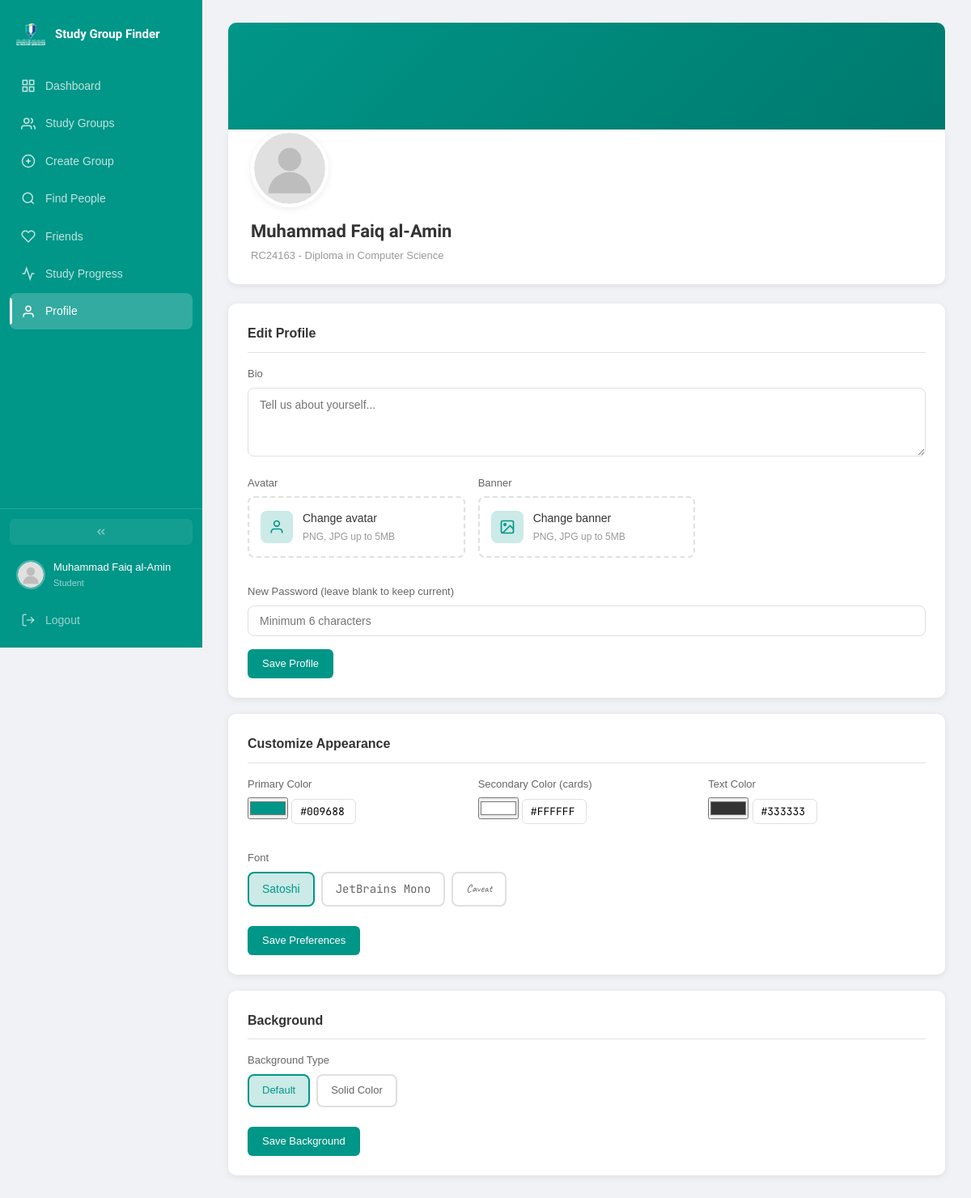
Screenshot of /php/profile/index.php (signed in) with the database file from the repository.
### tables this page shows
CREATE TABLE IF NOT EXISTS users (
    id INT AUTO_INCREMENT PRIMARY KEY,
    matric_id VARCHAR(20) UNIQUE NOT NULL,
    full_name VARCHAR(100) NOT NULL,
    password VARCHAR(255) NOT NULL,
    role ENUM('Student','Admin') DEFAULT 'Student',
    approved TINYINT(1) NOT NULL DEFAULT 1,
    program VARCHAR(100),
    bio TEXT,
    avatar VARCHAR(255),
    banner VARCHAR(255),
    primary_color VARCHAR(7) DEFAULT '#009688',
    secondary_color VARCHAR(7) DEFAULT '#ffffff',
    text_color VARCHAR(7) DEFAULT '#333333',
    font_choice VARCHAR(30) DEFAULT 'Satoshi',
    card_style VARCHAR(20) DEFAULT 'plain',
    bg_type VARCHAR(20) DEFAULT 'default',
    bg_color VARCHAR(7) DEFAULT '#f0f2f5',
    bg_image VARCHAR(255),
    last_active DATETIME,
    banned_until DATETIME,
    ban_reason TEXT,
    muted_until DATETIME,
    created_at TIMESTAMP DEFAULT CURRENT_TIMESTAMP
);

### php/core/auth.php (called while the page is built, shortened)
<?php
function base_url(): string {
    $script = $_SERVER['SCRIPT_NAME'] ?? '';
    $pos = strrpos($script, '/php/');
    if ($pos !== false) {
        return substr($script, 0, $pos);
    }
    return '';
}
function e(?string $val): string {
    return htmlspecialchars($val ?? '', ENT_QUOTES, 'UTF-8');
}
function avatar_url(?string $avatar): string {
    return base_url() . '/css/default_avatar.svg';
}
function banner_url(?string $banner): string {
    return '';
}

### php/profile/index.php (the view, shortened to what this page needs)
<?php
require_once __DIR__ . '/../core/auth.php';
require_once __DIR__ . '/../core/db.php';
require_once __DIR__ . '/../core/layout.php';
$uid = current_user_id();
$stmt = $pdo->prepare('SELECT * FROM users WHERE id = ?');
$stmt->execute([$uid]);
$user = $stmt->fetch();
$banner = banner_url($user['banner']);
?>
<main class="main_content">
    <?php if ($banner): ?>
    <img src="<?= $banner ?>" alt="" class="profile_banner">
    <?php else: ?>
    <div class="profile_banner"></div>
    <?php endif; ?>
    <div class="profile_header">
        <div class="profile_avatar_wrap">
            <img src="<?= avatar_url($user['avatar']) ?>" alt="" class="profile_avatar">
        </div>
        <h1 class="profile_name"><?= e($user['full_name']) ?></h1>
        <span class="profile_matric"><?= e($user['matric_id']) ?> <?= $user['program'] ? '- ' . e($user['program']) : '' ?></span>
    </div>
    <div class="profile_section">
        <h3 class="profile_section_title">Edit Profile</h3>
        <form method="POST" enctype="multipart/form-data">
            <div class="field_group">
                <label class="field_label">Bio</label>
                <textarea class="field_textarea" name="bio" rows="3" placeholder="Tell us about yourself..."><?= e($user['bio'] ?? '') ?></textarea>
            </div>
            <div class="pref_row">
                <div class="field_group">
                    <label class="field_label">Avatar</label>
                    <div class="file_upload">
                        <div class="file_upload_icon">
                            <svg width="20" height="20" viewBox="0 0 24 24" fill="none" stroke="currentColor" stroke-width="2"><path d="M20 21v-2a4 4 0 00-4-4H8a4 4 0 00-4 4v2"/><circle cx="12" cy="7" r="4"/></svg>
                        </div>
                        <div class="file_upload_text">
                            <span class="file_upload_label">Change avatar</span>
                            <span class="file_upload_hint">PNG, JPG up to 5MB</span>
                        </div>
                    </div>
                </div>
                <div class="field_group">
                    <label class="field_label">Banner</label>
                    <div class="file_upload">
                        <div class="file_upload_icon">
                            <svg width="20" height="20" viewBox="0 0 24 24" fill="none" stroke="currentColor" stroke-width="2"><rect x="3" y="3" width="18" height="18" rx="2" ry="2"/><circle cx="8.5" cy="8.5" r="1.5"/><polyline points="21 15 16 10 5 21"/></svg>
                        </div>
                        <div class="file_upload_text">
                            <span class="file_upload_label">Change banner</span>
                            <span class="file_upload_hint">PNG, JPG up to 5MB</span>
                        </div>
                    </div>
                </div>
            </div>
            <div class="field_group">
                <label class="field_label">New Password (leave blank to keep current)</label>
                <input class="field_input" type="password" name="new_password" placeholder="Minimum 6 characters">
            </div>
            <button type="submit" class="btn btn_primary">Save Profile</button>
        </form>
    </div>
    <div class="profile_section">
        <h3 class="profile_section_title">Customize Appearance</h3>
        <form method="POST">
            <div class="pref_row">
                <div class="field_group">
                    <label class="field_label">Primary Color</label>
                    <div class="color_sync_group">
                        <input type="color" name="primary_color" class="color_sync_picker" value="<?= e($user['primary_color'] ?? '#009688') ?>">
                        <input type="text" class="color_hex_input color_sync_hex" value="<?= e($user['primary_color'] ?? '#009688') ?>" maxlength="7" spellcheck="false">
                    </div>
                </div>
                <div class="field_group">
                    <label class="field_label">Secondary Color (cards)</label>
                    <div class="color_sync_group">
                        <input type="color" name="secondary_color" class="color_sync_picker" value="<?= e($user['secondary_color'] ?? '#ffffff') ?>">
                        <input type="text" class="color_hex_input color_sync_hex" value="<?= e($user['secondary_color'] ?? '#ffffff') ?>" maxlength="7" spellcheck="false">
                    </div>
                </div>
                <div class="field_group">
                    <label class="field_label">Text Color</label>
                    <div class="color_sync_group">
                        <input type="color" name="text_color" class="color_sync_picker" value="<?= e($user['text_color'] ?? '#333333') ?>">
                        <input type="text" class="color_hex_input color_sync_hex" value="<?= e($user['text_color'] ?? '#333333') ?>" maxlength="7" spellcheck="false">
                    </div>
                </div>
            </div>
            <div class="field_group">
                <label class="field_label">Font</label>
                <div class="font_picker">
                    <?php
                    $fonts = ['Satoshi', 'JetBrains Mono', 'Caveat'];
                    $current_font = $user['font_choice'] ?? 'Satoshi';
                    foreach ($fonts as $f):
                    ?>
                    <label class="font_option<?= $current_font === $f ? ' active' : '' ?>" data-font="<?= $f ?>" style="font-family:'<?= $f ?>',sans-serif;">
                        <?= $f ?>
                    </label>
                    <?php endforeach; ?>
                </div>
            </div>
            <button type="submit" class="btn btn_primary" style="margin-top:8px;">Save Preferences</button>
        </form>
    </div>
    <div class="profile_section">
        <h3 class="profile_section_title">Background</h3>
        <form method="POST">
            <div class="field_group">
                <label class="field_label">Background Type</label>
                <div class="card_style_picker">
                    <?php $cur_bg = $user['bg_type'] ?? 'default'; ?>
                    <label class="card_style_option<?= $cur_bg === 'default' ? ' active' : '' ?>">
                        Default
                    </label>
                    <label class="card_style_option<?= $cur_bg === 'color' ? ' active' : '' ?>">
                        Solid Color
                    </label>
                </div>
            </div>
            <button type="submit" class="btn btn_primary" style="margin-top:8px;">Save Background</button>
        </form>
    </div>
</main>

### css/main.css (style rules this page uses)
*, *::before, *::after { margin: 0; padding: 0; box-sizing: border-box; }
:root { --primary: #009688; --primary-dark: #00796b; --primary-light: #e0f2f1; --secondary: #ffffff; --text: #333333; --text-light: #666666; --text-muted: #999999; --bg: #f0f2f5; --border: #e0e0e0; --success: #4caf50; --warning: #ff9800; --danger: #f44336; --font: 'Satoshi', sans-serif; --sidebar-width: 250px; --sidebar-collapsed: 68px; --radius: 10px; --shadow: 0 2px 8px rgba(0,0,0,.08); --shadow-lg: 0 8px 24px rgba(0,0,0,.12); --ease-out: cubic-bezier(.22,1,.36,1); --ease-spring: cubic-bezier(.34,1.56,.64,1); }
html { font-size: 15px; scroll-behavior: smooth; }
body { font-family: var(--font); background: var(--bg); color: var(--text); min-height: 100vh; line-height: 1.6; -webkit-font-smoothing: antialiased; }
img { max-width: 100%; display: block; }
input, button, textarea, select { font-family: inherit; font-size: inherit; }
.main_content { margin-left: var(--sidebar-width); padding: 28px 32px; min-height: 100vh; transition: margin-left 280ms var(--ease-out); }
.btn { display: inline-flex; align-items: center; justify-content: center; gap: 6px; padding: 9px 18px; border-radius: 6px; border: none; font-size: 13px; font-weight: 500; cursor: pointer; transition: background 150ms ease, transform 100ms ease, box-shadow 150ms ease; white-space: nowrap; text-decoration: none; line-height: 1.4; position: relative; overflow: hidden; }
.btn_primary { background: var(--primary); color: #fff; }
.field_label { display: block; font-size: 13px; font-weight: 500; color: var(--text-light); margin-bottom: 6px; }
.field_input, .field_textarea, .field_select { width: 100%; padding: 10px 14px; background: #fff; border: 1px solid var(--border); border-radius: 8px; color: var(--text); font-size: 14px; outline: none; transition: border-color 200ms ease, box-shadow 200ms ease; }
.field_textarea { resize: vertical; min-height: 80px; line-height: 1.5; }
.field_group { margin-bottom: 16px; }
.profile_banner { width: 100%; height: 180px; background: linear-gradient(135deg, var(--primary), var(--primary-dark)); border-radius: var(--radius) var(--radius) 0 0; object-fit: cover; }
.profile_header { background: var(--secondary); border-radius: 0 0 var(--radius) var(--radius); padding: 0 28px 24px; margin-bottom: 24px; box-shadow: var(--shadow); position: relative; }
.profile_avatar_wrap { margin-top: -48px; margin-bottom: 12px; }
.profile_avatar { width: 96px; height: 96px; border-radius: 50%; object-fit: cover; border: 4px solid var(--secondary); box-shadow: var(--shadow); }
.profile_name { font-size: 22px; font-weight: 700; }
.profile_matric { font-size: 13px; color: var(--text-muted); }
.profile_section { background: var(--secondary); border-radius: var(--radius); padding: 24px; box-shadow: var(--shadow); margin-bottom: 20px; animation: fade_up 400ms var(--ease-out) both; }
.profile_section_title { font-size: 16px; font-weight: 600; margin-bottom: 16px; padding-bottom: 10px; border-bottom: 1px solid var(--border); }
.pref_row { display: grid; grid-template-columns: repeat(auto-fill, minmax(200px, 1fr)); gap: 16px; margin-bottom: 16px; }
.color_hex_input { width: 80px; padding: 6px 10px; border: 1px solid var(--border); border-radius: 6px; font-size: 13px; font-family: 'JetBrains Mono', monospace; text-transform: uppercase; }

### rows the page displays
users: full_name "Muhammad Faiq al-Amin", matric "RC24163", program "Diploma in Computer Science", primary_color "#009688", secondary_color "#ffffff", text_color "#333333"

### other values shown
$name "Muhammad Faiq al-Amin"
$role "Student"
$f "Satoshi"
$f "JetBrains Mono"
$f "Caveat"
